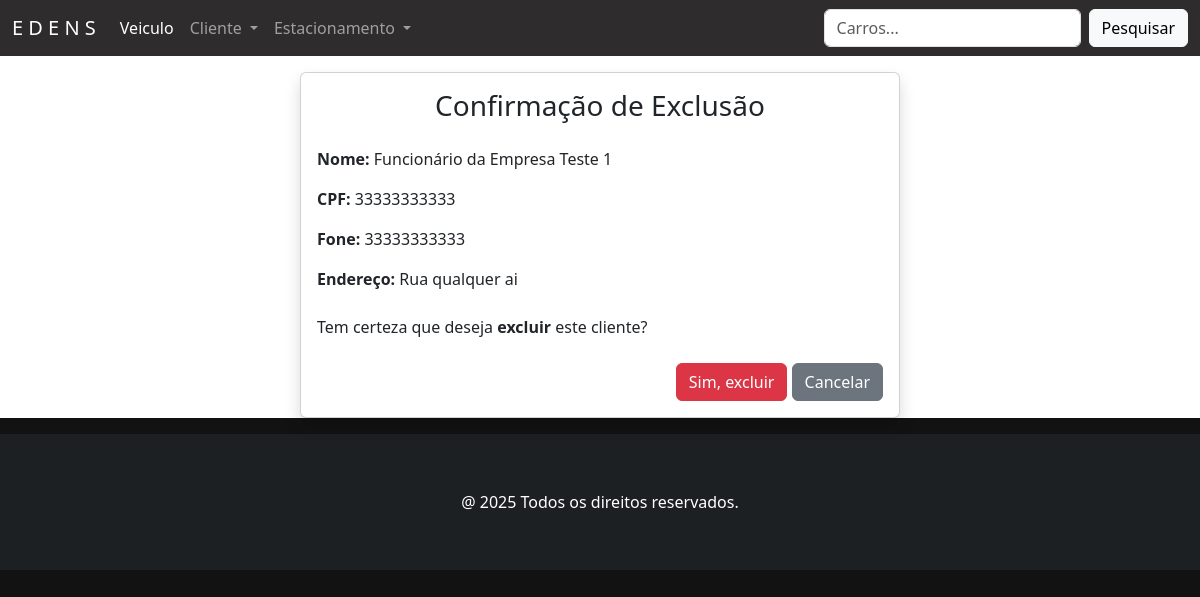
Page /6/cliente/apagar on the committed database.
### pessoa/models.py (models this page shows, shortened)
class Pessoa(models.Model):
    nome = models.CharField('Nome', max_length=50, help_text='Nome completo')
    cpf = models.CharField('CPF', max_length=11, help_text='CPF completo', unique=True)
    fone = models.CharField('Fone', max_length=11, help_text='Número de telefone', unique=True)
    email = models.EmailField('Email', max_length=100, unique=True, null=True, blank=True)
    class Meta:
        abstract = True

class Cliente(Pessoa):
    endereco = models.CharField('Endereço', max_length=100, help_text='Endereço Completo')
    empresa = models.ManyToManyField(Juridico, blank=True, related_name='clientes')
    class Meta:
        verbose_name = 'Cliente'
        verbose_name_plural = 'Clientes'

### pessoa/views.py (the view)
# urls.py: path('<int:pk>/cliente/apagar', ClienteDeleteView.as_view(), name='cliente_apagar'),
class ClienteDeleteView(SuccessMessageMixin, DeleteView):
    model = Cliente
    template_name ='pessoa_apagar.html'
    success_url = reverse_lazy('clientes')

### pessoa/templates/pessoa_apagar.html (shortened to what this page needs)
{% extends 'principal.html' %}
{% load django_bootstrap5 %}
{% block content %}
  <div class="card shadow m-3 col-md-6 mx-auto">
    <div class="card-body">
      <h3 class="text-center mb-4">Confirmação de Exclusão</h3>
      <p><strong>Nome:</strong> {{ object.nome }}</p>
      <p><strong>CPF:</strong> {{ object.cpf }}</p>
      <p><strong>Fone:</strong> {{ object.fone }}</p>
      <p><strong>Endereço:</strong> {{ object.endereco }}</p>
      <p class="mt-4">Tem certeza que deseja <strong>excluir</strong> este cliente?</p>
      <form method="POST">
        <div class="text-end mt-4">
          {% bootstrap_button button_type="submit" content="Sim, excluir" button_class="btn-danger" %}
          <a href="{% url 'clientes' %}" class="btn btn-secondary text-white">Cancelar</a>
        </div>
      </form>
    </div>
  </div>
{% endblock %}

### static/css/estilos.css (style rules this page uses)
body:not(.navbar-custom) { background-color: #121212; }

### rows in the picture
Cliente: nome "Funcionário da Empresa Teste 1", cpf "33333333333", fone "33333333333", endereco "Rua qualquer ai"
